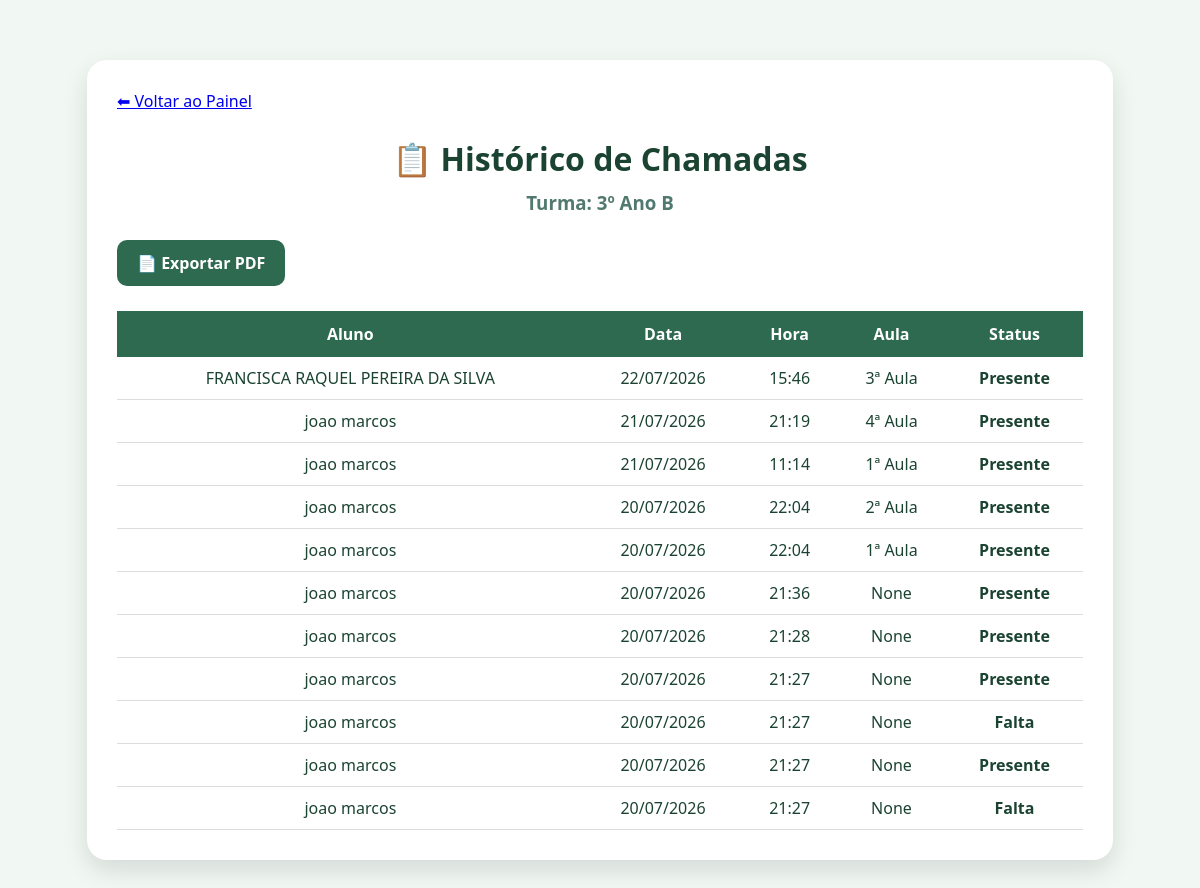
The app's page /historico (signed in) with its own data.
### tables this page shows
CREATE TABLE presencas(
    id INTEGER PRIMARY KEY AUTOINCREMENT,
    aluno_id INTEGER,
    data TEXT,
    hora TEXT,
    status TEXT, aula TEXT,
    FOREIGN KEY(aluno_id) REFERENCES alunos(id)
);

CREATE TABLE alunos(
    id INTEGER PRIMARY KEY AUTOINCREMENT,
    nome TEXT NOT NULL,
    turma_id INTEGER,
    foto TEXT,
    responsavel TEXT,
    telefone TEXT,
    email TEXT,
    FOREIGN KEY(turma_id) REFERENCES turmas(id)
);

### app.py (the view)
@app.route("/historico")
def historico():
    turma = session.get("turma")
    banco = conectar()
    cursor = banco.cursor()
    cursor.execute("""

    SELECT

        alunos.nome,
        presencas.data,
        presencas.hora,
        presencas.aula,
        presencas.status


    FROM presencas


    INNER JOIN alunos

    ON presencas.aluno_id = alunos.id


    INNER JOIN turmas

    ON alunos.turma_id = turmas.id


    WHERE turmas.nome = ?


    ORDER BY presencas.id DESC


    """,
    (turma,))
    chamadas = cursor.fetchall()
    banco.close()
    return render_template(
        "historico.html",
        chamadas=chamadas,
        turma=turma
    )

### app.py (called while the page is built)
def conectar():
    caminho_banco = os.path.join(BASE_DIR, "instance", "banco.db")
    return sqlite3.connect(caminho_banco)

### templates/historico.html (shortened to what this page needs)
<!DOCTYPE html>
<html lang="pt-BR">
<head>
<link rel="stylesheet" href="{{ url_for('static', filename='css/style.css') }}">
</head>
<body>
<div class="page-content">
<div class="historico-container">
<a href="/inicio" class="btn-voltar">
⬅ Voltar ao Painel
</a>
<h1>
📋 Histórico de Chamadas
</h1>
<h3>
Turma: {{ turma }}
</h3>
<a href="/exportar_pdf" class="btn-pdf">
📄 Exportar PDF
</a>
<table class="tabela-historico">
<thead>
<tr>
<th>
Aluno
</th>
<th>
Data
</th>
<th>
Hora
</th>
<th>
Aula
</th>
<th>
Status
</th>
</tr>
</thead>
<tbody>
{% for chamada in chamadas %}
<tr>
<td>
{{ chamada[0] }}
</td>
<td>
{{ chamada[1] }}
</td>
<td>
{{ chamada[2] }}
</td>
<td>
{{ chamada[3] }}
</td>
<td class="status">
{{ chamada[4] }}
</td>
</tr>
{% endfor %}
</tbody>
</table>
</div>
</div>
</body>
</html>

### static/css/style.css (style rules this page uses)
* { margin:0; padding:0; box-sizing:border-box; font-family:'Segoe UI', Arial, sans-serif; }
body { background:#f1f8f4; color:#1b4332; min-height:100vh; display:flex; flex-direction:column; }
.page-content { width:90%; max-width:1100px; margin:30px auto; flex:1; }
.btn-pdf { display:inline-block; background:#2d6a4f; color:white; text-decoration:none; padding:12px 20px; border-radius:10px; font-weight:bold; margin-bottom:25px; }
.historico-container { width:95%; max-width:1200px; margin:30px auto; background:white; padding:30px; border-radius:20px; box-shadow:0 10px 25px rgba(0,0,0,.12); }
.historico-container h1 { text-align:center; color:#1b4332; margin:25px 0 10px; }
.historico-container h3 { text-align:center; color:#52796f; margin-bottom:25px; }
.tabela-historico { width:100%; border-collapse:collapse; }
.tabela-historico th { background:#2d6a4f; color:white; padding:12px; }
.tabela-historico td { padding:10px; text-align:center; border-bottom:1px solid #ddd; }
.status { font-weight:bold; }

### records on screen
presencas: nome "FRANCISCA RAQUEL PEREIRA DA SILVA", data "22/07/2026", hora "15:46", aula "3ª Aula", status "Presente"
presencas: nome "joao marcos", data "21/07/2026", hora "21:19", aula "4ª Aula", status "Presente"
presencas: nome "joao marcos", data "21/07/2026", hora "11:14", aula "1ª Aula", status "Presente"
presencas: nome "joao marcos", data "20/07/2026", hora "22:04", aula "2ª Aula", status "Presente"
presencas: nome "joao marcos", data "20/07/2026", hora "22:04", aula "1ª Aula", status "Presente"
presencas: nome "joao marcos", data "20/07/2026", hora "21:36", chamada "None", status "Presente"
presencas: nome "joao marcos", data "20/07/2026", hora "21:28", chamada "None", status "Presente"
presencas: nome "joao marcos", data "20/07/2026", hora "21:27", chamada "None", status "Presente"
presencas: nome "joao marcos", data "20/07/2026", hora "21:27", chamada "None", status "Falta"
presencas: nome "joao marcos", data "20/07/2026", hora "21:27", chamada "None", status "Presente"
presencas: nome "joao marcos", data "20/07/2026", hora "21:27", chamada "None", status "Falta"

### other values on screen
{{ turma }} "3º Ano B"
